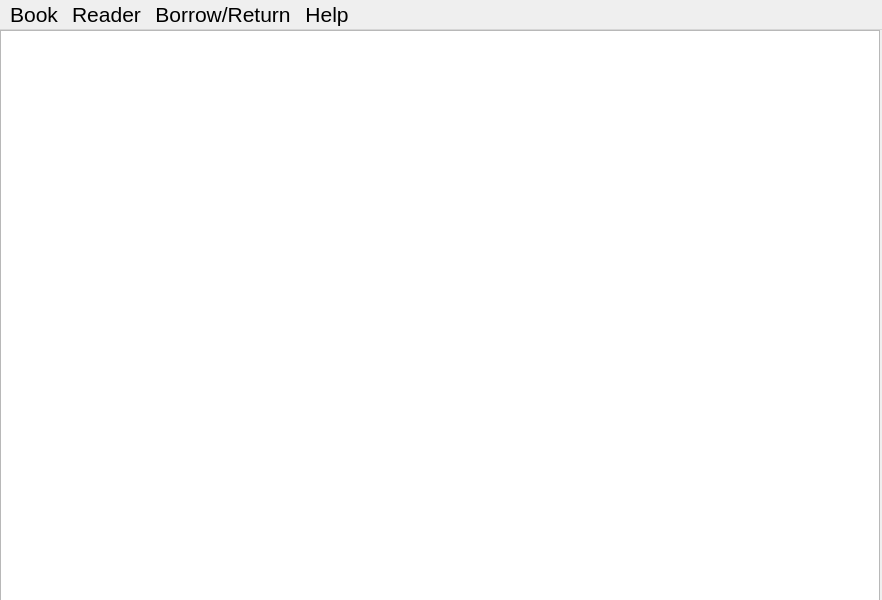
<?xml version="1.0" encoding="UTF-8"?>
<ui version="4.0">
 <class>AdminMainWindow</class>
 <widget class="QMainWindow" name="AdminMainWindow">
  <property name="geometry">
   <rect>
    <x>0</x>
    <y>0</y>
    <width>882</width>
    <height>600</height>
   </rect>
  </property>
  <property name="windowTitle">
   <string>MainWindow</string>
  </property>
  <widget class="QWidget" name="centralwidget">
   <widget class="QTableView" name="tableView">
    <property name="geometry">
     <rect>
      <x>0</x>
      <y>0</y>
      <width>880</width>
      <height>581</height>
     </rect>
    </property>
   </widget>
  </widget>
  <widget class="QMenuBar" name="menubar">
   <property name="geometry">
    <rect>
     <x>0</x>
     <y>0</y>
     <width>882</width>
     <height>33</height>
    </rect>
   </property>
   <property name="font">
    <font>
     <pointsize>16</pointsize>
    </font>
   </property>
   <widget class="QMenu" name="menuBook">
    <property name="font">
     <font>
      <pointsize>16</pointsize>
     </font>
    </property>
    <property name="title">
     <string>Book</string>
    </property>
    <addaction name="actionEnter_New"/>
    <addaction name="separator"/>
    <addaction name="actionRemove"/>
    <addaction name="separator"/>
    <addaction name="actionShelve"/>
    <addaction name="separator"/>
    <addaction name="actionUnShelve"/>
    <addaction name="separator"/>
    <addaction name="actionBookInquire"/>
   </widget>
   <widget class="QMenu" name="menuReader">
    <property name="font">
     <font>
      <pointsize>16</pointsize>
     </font>
    </property>
    <property name="title">
     <string>Reader</string>
    </property>
    <addaction name="actionRegister"/>
    <addaction name="separator"/>
    <addaction name="actionNullify"/>
    <addaction name="separator"/>
    <addaction name="actionModify"/>
    <addaction name="separator"/>
    <addaction name="actionReaderInquire"/>
   </widget>
   <widget class="QMenu" name="menuBorrow_Return">
    <property name="font">
     <font>
      <pointsize>16</pointsize>
     </font>
    </property>
    <property name="title">
     <string>Borrow/Return</string>
    </property>
    <addaction name="actionBorrow"/>
    <addaction name="separator"/>
    <addaction name="actionReturn"/>
    <addaction name="separator"/>
    <addaction name="actionPay_Fines"/>
   </widget>
   <widget class="QMenu" name="menuHelp">
    <property name="font">
     <font>
      <pointsize>16</pointsize>
     </font>
    </property>
    <property name="title">
     <string>Help</string>
    </property>
    <addaction name="actionAbout_Program"/>
    <addaction name="separator"/>
    <addaction name="actionAbout_Me"/>
   </widget>
   <addaction name="menuBook"/>
   <addaction name="menuReader"/>
   <addaction name="menuBorrow_Return"/>
   <addaction name="menuHelp"/>
  </widget>
  <action name="actionBorrow">
   <property name="text">
    <string>Borrow Book</string>
   </property>
  </action>
  <action name="actionReturn">
   <property name="text">
    <string>Return Book</string>
   </property>
  </action>
  <action name="actionRegister">
   <property name="text">
    <string>Register</string>
   </property>
  </action>
  <action name="actionNullify">
   <property name="text">
    <string>Nullify</string>
   </property>
  </action>
  <action name="actionModify">
   <property name="text">
    <string>Modify</string>
   </property>
  </action>
  <action name="actionReaderInquire">
   <property name="text">
    <string>Inquire</string>
   </property>
  </action>
  <action name="actionShelve">
   <property name="text">
    <string>Shelve</string>
   </property>
  </action>
  <action name="actionUnShelve">
   <property name="text">
    <string>UnShelve</string>
   </property>
  </action>
  <action name="actionBookInquire">
   <property name="text">
    <string>Inquire</string>
   </property>
  </action>
  <action name="actionPay_Fines">
   <property name="text">
    <string>Pay Fines</string>
   </property>
  </action>
  <action name="actionAbout_Program">
   <property name="text">
    <string>About Program</string>
   </property>
  </action>
  <action name="actionAbout_Me">
   <property name="text">
    <string>About Me</string>
   </property>
  </action>
  <action name="actionEnter_New">
   <property name="text">
    <string>Enter New</string>
   </property>
  </action>
  <action name="actionRemove">
   <property name="text">
    <string>Remove</string>
   </property>
  </action>
 </widget>
 <resources/>
 <connections/>
</ui>
